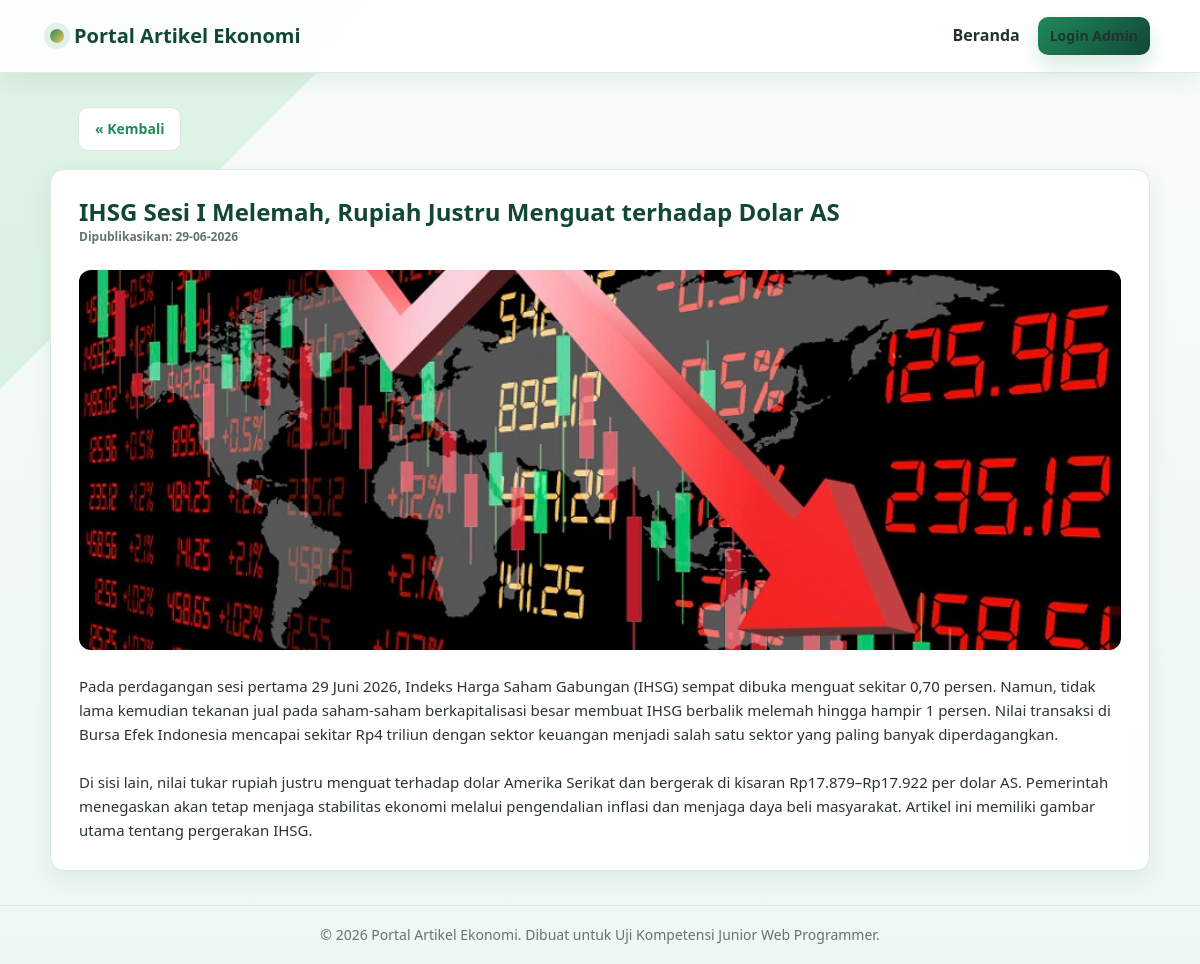
Screenshot of /artikel_detail.php?id=2 with the database file from the repository.
### tables this page shows
CREATE TABLE `artikel` (
  `id_artikel` int NOT NULL,
  `judul` varchar(200) NOT NULL,
  `isi` text NOT NULL,
  `gambar` varchar(255) NOT NULL,
  `tanggal` date NOT NULL
);

### artikel_detail.php (the view, shortened to what this page needs)
<?php
require_once 'library/pagination.php';
require_once 'koneksi.php';
$id_artikel = (int) $_GET['id'];
$is_admin   = isset($_SESSION['username']);
$query = "SELECT id_artikel, judul, isi, gambar, tanggal FROM artikel WHERE id_artikel = $id_artikel";
$hasil = mysqli_query($koneksi, $query);
$artikel = mysqli_fetch_assoc($hasil);
$path_gambar = !empty($artikel['gambar'])
    ? UPLOAD_DIR . $artikel['gambar']
    : '';
?>
    <header class="main-header">
        <div class="header-container">
            <div class="logo"><?php echo APP_NAME; ?></div>
            <nav id="mainNav" class="main-nav">
                <?php if ($is_admin): ?>
                    <a href="dashboard.php">Dashboard</a>
                    <a href="artikel_list.php">Daftar Artikel</a>
                    <a href="artikel_tambah.php">Tambah Artikel</a>
                    <a href="#" id="btnLogout" data-href="logout.php">Logout</a>
                <?php else: ?>
                    <a href="index.php">Beranda</a>
                    <a href="login.php" class="btn btn-primary">Login Admin</a>
                <?php endif; ?>
            </nav>
        </div>
    </header>
    <div class="container">
        <a href="<?php echo $is_admin ? 'artikel_list.php' : 'index.php'; ?>" class="btn btn-outline btn-back">&laquo; Kembali</a>
        <article class="artikel-detail">
            <h1><?php echo htmlspecialchars($artikel['judul']); ?></h1>
            <p class="artikel-tanggal">Dipublikasikan: <?php echo date('d-m-Y', strtotime($artikel['tanggal'])); ?></p>
            <?php if ($path_gambar != ''): ?>
                <img src="<?php echo htmlspecialchars($path_gambar); ?>" alt="<?php echo htmlspecialchars($artikel['judul']); ?>" class="artikel-detail-img">
            <?php endif; ?>
            <div class="artikel-isi">
                <?php echo nl2br(htmlspecialchars($artikel['isi'])); ?>
            </div>
        </article>
    </div>

### assets/css/style.css (style rules this page uses)
:root { --hijau-tua: #124734; --hijau-utama: #1f8a5b; --hijau-muda: #5fc48c; --hijau-pastel: #eef8f1; --putih: #ffffff; --abu: #64736b; --abu-gelap: #20342a; --garis: #dce9df; --kuning: #f6c453; --merah: #c73b3b; --bayangan: 0 16px 40px rgba(18, 71, 52, 0.12); --bayangan-tipis: 0 8px 24px rgba(18, 71, 52, 0.08); }
* { margin: 0; padding: 0; box-sizing: border-box; }
body { min-height: 100vh; font-family: "Segoe UI", Roboto, Arial, sans-serif; background: linear-gradient(135deg, rgba(95, 196, 140, 0.16) 0 18%, transparent 18% 100%), linear-gradient(180deg, #f8fcf9 0%, var(--hijau-pastel) 100%); color: var(--abu-gelap); line-height: 1.6; overflow-y: scroll; scrollbar-gutter: stable; }
body:not(.login-page) { display: flex; flex-direction: column; }
a { color: var(--hijau-utama); text-decoration: none; }
img { max-width: 100%; }
.container { width: min(1100px, calc(100% - 40px)); margin: 0 auto; padding: 34px 0; flex: 1; }
.container > h1, .page-title-bar h1, .artikel-detail h1 { color: var(--hijau-tua); line-height: 1.2; letter-spacing: 0; }
.main-header { position: sticky; top: 0; z-index: 10; background: rgba(255, 255, 255, 0.9); border-bottom: 1px solid rgba(220, 233, 223, 0.9); box-shadow: var(--bayangan-tipis); backdrop-filter: blur(12px); }
.header-container { width: min(1100px, calc(100% - 40px)); margin: 0 auto; display: flex; align-items: center; justify-content: space-between; padding: 15px 0; }
.logo { display: flex; align-items: center; gap: 10px; color: var(--hijau-tua); font-size: 20px; font-weight: 800; letter-spacing: 0; }
.logo::before { content: ""; width: 14px; height: 14px; border-radius: 50%; background: linear-gradient(135deg, var(--hijau-utama), var(--kuning)); box-shadow: 0 0 0 6px rgba(31, 138, 91, 0.12); }
.main-nav { display: flex; align-items: center; gap: 6px; }
.main-nav a { color: var(--abu-gelap); font-weight: 600; padding: 8px 12px; border-radius: 10px; transition: 0.2s; }
.btn { display: inline-block; padding: 10px 16px; border: none; border-radius: 10px; font-size: 14px; font-weight: 700; cursor: pointer; transition: 0.2s; }
.btn-primary { background: linear-gradient(135deg, var(--hijau-utama), var(--hijau-tua)); color: var(--putih); box-shadow: 0 10px 20px rgba(31, 138, 91, 0.18); }
.btn-outline { background-color: var(--putih); color: var(--hijau-utama); border: 1px solid var(--garis); }
.btn-back { margin-bottom: 18px; margin-left: 28px; }
.artikel-tanggal { color: var(--abu); font-size: 12px; font-weight: 700; margin-bottom: 8px; }
.artikel-detail { padding: 28px; border: 1px solid var(--garis); border-radius: 14px; background: var(--putih); box-shadow: var(--bayangan-tipis); }
.artikel-detail-img { width: 100%; max-height: 380px; object-fit: cover; border-radius: 12px; margin: 16px 0; }
.artikel-isi { color: #2a352c; font-size: 15px; overflow-wrap: anywhere; }

### rows the page displays
artikel: judul "IHSG Sesi I Melemah, Rupiah Justru Menguat terhadap Dolar AS", tanggal "29-06-2026", gambar (picture), isi "Pada perdagangan sesi pertama 29 Juni 2026, Indeks Harga Saham Gabungan (IHSG) sempat dibuka menguat sekitar 0,70 persen. Namun, tidak lama kemudian tekanan jual pada saham-saham berkapitalisasi besar membuat IHSG berbalik melemah hingga hampir 1 persen. Nilai transaksi di Bursa Efek Indonesia mencapai sekitar Rp4 triliun dengan sektor keuangan menjadi salah satu sektor yang paling banyak diperdagangkan. Di sisi lain, nilai tukar rupiah justru menguat terhadap dolar Amerika Serikat dan bergerak di kisaran Rp17.879–Rp17.922 per dolar AS. Pemerintah menegaskan akan tetap menjaga stabilitas ekonomi melalui pengendalian inflasi dan menjaga daya beli masyarakat. Artikel ini memiliki gambar utama…"

### other values shown
APP_NAME "Portal Artikel Ekonomi"
